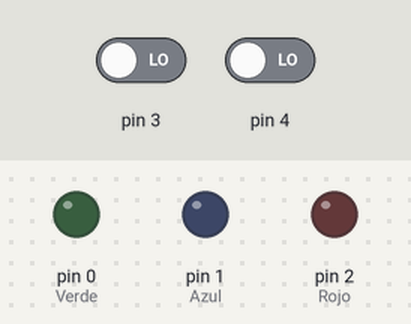
The sketch below on a simulated Arduino Uno, built with avr-gcc and run on an emulated ATmega328P. Shown: output pins drawn as LEDs (lit = HIGH). Inputs (shaded band) come from the test bench; at power-on: pin 3 LOW, pin 4 LOW.

Above: at 1.2 s.
1.3 s: pin 3 driven HIGH
At 1.6 s:
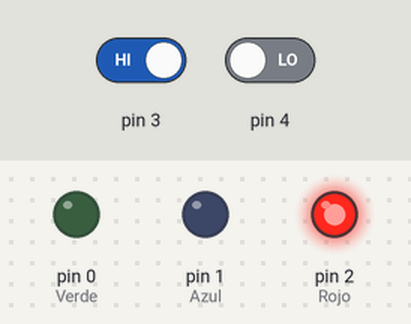
2.8 s: pin 3 driven LOW
At 3.9 s:
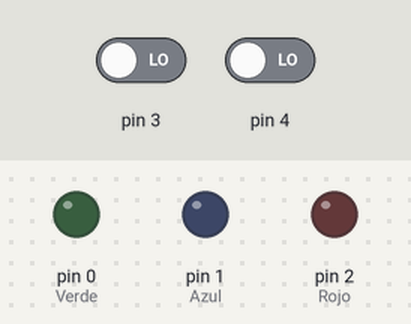
4.3 s: pin 4 driven HIGH
At 5.1 s:
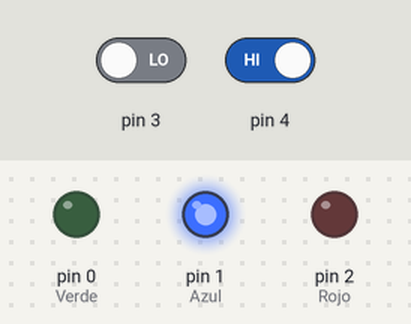
5.8 s: pin 3 driven HIGH
At 6.3 s:
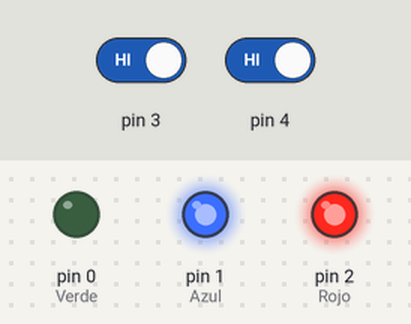
Timing chart, 0 to 8.3 s (numbered marks = the images above; inputs shaded):
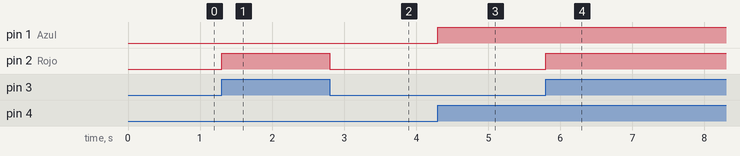

Measured:
- after the input at 1.3 s, pin 2 (Rojo): LOW → HIGH at once
- after the input at 2.8 s, pin 2 (Rojo): HIGH → LOW at once
- after the input at 4.3 s, pin 1 (Azul): LOW → HIGH at once
- after the input at 5.8 s, pin 2 (Rojo): LOW → HIGH at once

The sketch:

P4C2.ino
```cpp
void setup()
{
  pinMode(2, OUTPUT); //Rojo
  pinMode(1, OUTPUT); //Azul
  pinMode(0, OUTPUT); //Verde
  pinMode(3, INPUT);
  pinMode(4, INPUT);
}

void loop()
{
  if(digitalRead(3)==HIGH){
    digitalWrite(2, HIGH);
  }
  else if(digitalRead(4)==HIGH){
    digitalWrite(1, HIGH);
  }
  else{
    digitalWrite(2, LOW);
    digitalWrite(1, LOW);
  }

  delay(100);
}
```
